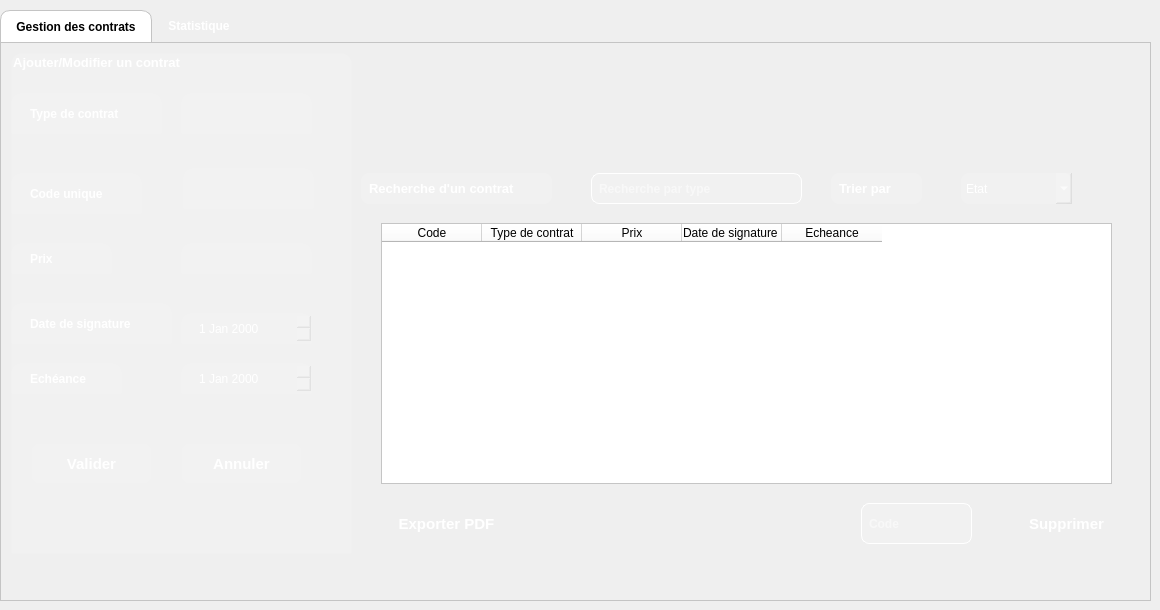
    <widget class="QWidget" name="page_3">
     <widget class="QTabWidget" name="tabWidget_3">
      <property name="geometry">
       <rect>
        <x>0</x>
        <y>10</y>
        <width>1151</width>
        <height>591</height>
       </rect>
      </property>
      <property name="font">
       <font>
        <bold>true</bold>
       </font>
      </property>
      <property name="styleSheet">
       <string notr="true">/* Style for the QTabWidget (the container) */
QTabWidget::pane {
    /* Removes the border around the content area */
    border: 1px solid #c4c4c4;
}

/* Style for the QTabBar (the tab buttons themselves) */
QTabBar {
    border-top-left-radius: 10px;
    border-top-right-radius: 10px;
}

/* Style for the selected tab */
QTabBar::tab:selected {
    background-color: white; /* White background for the active tab */
    color: black; /* Black text for the active tab */
    border: 1px solid #c4c4c4; /* A light border */
    border-bottom: none; /* No border at the bottom to blend with the content pane */
    border-top-left-radius: 10px;
    border-top-right-radius: 10px;
    padding: 8px 15px; /* Add some padding for spacing */
}

/* Style for the unselected tabs */
QTabBar::tab:!selected {
    background-color: transparent; /* Transparent background for inactive tabs */
    color: white; /* White text for inactive tabs */
    border: 1px solid transparent; /* Transparent border */
    padding: 8px 15px; /* Add some padding for spacing */
}

/* Style for the unselected tabs on hover */
QTabBar::tab:!selected:hover {
    background-color: rgba(255, 255, 255, 0.1); /* A subtle white transparency on hover */
}
</string>
      </property>
      <property name="currentIndex">
       <number>0</number>
      </property>
      <widget class="QWidget" name="tab_5">
       <attribute name="title">
        <string>Gestion des contrats</string>
       </attribute>
       <widget class="QGroupBox" name="groupBox_3">
        <property name="geometry">
         <rect>
          <x>10</x>
          <y>10</y>
          <width>341</width>
          <height>501</height>
         </rect>
        </property>
        <property name="font">
         <font>
          <pointsize>10</pointsize>
          <bold>true</bold>
         </font>
        </property>
        <property name="styleSheet">
         <string notr="true">background-color: white; /* White background for the active tab */
    color: black; /* Black text for the active tab */
    border: 1px solid #c4c4c4; /* A light border */
    border-bottom: none; /* No border at the bottom to blend with the content pane */
    border-top-left-radius: 10px;
    border-top-right-radius: 10px;
    padding: 8px 15px; /* Add some padding for spacing */

    background-color: transparent; /* Transparent background for inactive tabs */
    color: white; /* White text for inactive tabs */
    border: 1px solid transparent; /* Transparent border */
    padding: 8px 15px; /* Add some padding for spacing */


    background-color: rgba(255, 255, 255, 0.1); /* A subtle white transparency on hover */</string>
        </property>
        <property name="title">
         <string>Ajouter/Modifier un contrat</string>
        </property>
        <widget class="QLineEdit" name="lineEdit_8">
         <property name="geometry">
          <rect>
           <x>170</x>
           <y>40</y>
           <width>131</width>
           <height>41</height>
          </rect>
         </property>
         <property name="font">
          <font>
           <pointsize>9</pointsize>
           <bold>true</bold>
          </font>
         </property>
        </widget>
        <widget class="QLabel" name="label_16">
         <property name="geometry">
          <rect>
           <x>0</x>
           <y>120</y>
           <width>131</width>
           <height>41</height>
          </rect>
         </property>
         <property name="font">
          <font>
           <family>Segoe UI</family>
           <pointsize>9</pointsize>
           <italic>false</italic>
           <bold>true</bold>
          </font>
         </property>
         <property name="styleSheet">
          <string notr="true">font: 700 9pt &quot;Segoe UI&quot;;</string>
         </property>
         <property name="text">
          <string>Code unique</string>
         </property>
        </widget>
        <widget class="QLabel" name="label_17">
         <property name="geometry">
          <rect>
           <x>0</x>
           <y>190</y>
           <width>101</width>
           <height>31</height>
          </rect>
         </property>
         <property name="font">
          <font>
           <family>Segoe UI</family>
           <pointsize>9</pointsize>
           <italic>false</italic>
           <bold>true</bold>
          </font>
         </property>
         <property name="styleSheet">
          <string notr="true">font: 700 9pt &quot;Segoe UI&quot;;</string>
         </property>
         <property name="text">
          <string>Prix</string>
         </property>
        </widget>
        <widget class="QLabel" name="label_18">
         <property name="geometry">
          <rect>
           <x>0</x>
           <y>250</y>
           <width>161</width>
           <height>41</height>
          </rect>
         </property>
         <property name="font">
          <font>
           <family>Segoe UI</family>
           <pointsize>9</pointsize>
           <italic>false</italic>
           <bold>true</bold>
          </font>
         </property>
         <property name="styleSheet">
          <string notr="true">font: 700 9pt &quot;Segoe UI&quot;;</string>
         </property>
         <property name="text">
          <string>Date de signature</string>
         </property>
        </widget>
        <widget class="QLabel" name="label_19">
         <property name="geometry">
          <rect>
           <x>0</x>
           <y>310</y>
           <width>111</width>
           <height>31</height>
          </rect>
         </property>
         <property name="font">
          <font>
           <family>Segoe UI</family>
           <pointsize>9</pointsize>
           <italic>false</italic>
           <bold>true</bold>
          </font>
         </property>
         <property name="styleSheet">
          <string notr="true">font: 700 9pt &quot;Segoe UI&quot;;</string>
         </property>
         <property name="text">
          <string>Echéance</string>
         </property>
        </widget>
        <widget class="QLabel" name="label_20">
         <property name="geometry">
          <rect>
           <x>0</x>
           <y>40</y>
           <width>151</width>
           <height>41</height>
          </rect>
         </property>
         <property name="font">
          <font>
           <family>Segoe UI</family>
           <pointsize>9</pointsize>
           <italic>false</italic>
           <bold>true</bold>
          </font>
         </property>
         <property name="styleSheet">
          <string notr="true">font: 700 9pt &quot;Segoe UI&quot;;</string>
         </property>
         <property name="text">
          <string>Type de contrat</string>
         </property>
        </widget>
        <widget class="QLineEdit" name="lineEdit_17">
         <property name="geometry">
          <rect>
           <x>172</x>
           <y>115</y>
           <width>131</width>
           <height>41</height>
          </rect>
         </property>
         <property name="font">
          <font>
           <pointsize>9</pointsize>
           <bold>true</bold>
          </font>
         </property>
        </widget>
        <widget class="QLineEdit" name="lineEdit_18">
         <property name="geometry">
          <rect>
           <x>170</x>
           <y>190</y>
           <width>131</width>
           <height>31</height>
          </rect>
         </property>
         <property name="font">
          <font>
           <pointsize>9</pointsize>
           <bold>true</bold>
          </font>
         </property>
        </widget>
        <widget class="QDateEdit" name="dateEdit">
         <property name="geometry">
          <rect>
           <x>170</x>
           <y>260</y>
           <width>131</width>
           <height>31</height>
          </rect>
         </property>
         <property name="styleSheet">
          <string notr="true">background-color: rgba(255, 255, 255, 30); /* Semi-transparent white background */
    color: white; /* Text color */
    border: 1px solid white; /* A subtle, semi-transparent white border */
    border-radius: 8px; /* Rounded corners */
    padding: 5px; /* Adds space inside the widget for text, so it's not right up against the edges *</string>
         </property>
        </widget>
        <widget class="QDateEdit" name="dateEdit_2">
         <property name="geometry">
          <rect>
           <x>170</x>
           <y>310</y>
           <width>131</width>
           <height>31</height>
          </rect>
         </property>
         <property name="styleSheet">
          <string notr="true">background-color: rgba(255, 255, 255, 30); /* Semi-transparent white background */
    color: white; /* Text color */
    border: 1px solid white; /* A subtle, semi-transparent white border */
    border-radius: 8px; /* Rounded corners */
    padding: 5px; /* Adds space inside the widget for text, so it's not right up against the edges *</string>
         </property>
        </widget>
        <widget class="QPushButton" name="pushButton_10">
         <property name="geometry">
          <rect>
           <x>20</x>
           <y>390</y>
           <width>121</width>
           <height>41</height>
          </rect>
         </property>
         <property name="font">
          <font>
           <pointsize>11</pointsize>
           <bold>true</bold>
          </font>
         </property>
         <property name="styleSheet">
          <string notr="true">QPushButton {
    /* 1. Base Orange &quot;Sun&quot; Background (Gradient for a slight shine) */
    background-color: qlineargradient(
        x1: 0, y1: 0, x2: 0, y2: 1,
        stop: 0 #ff8c00,   /* Darker orange at the top */
        stop: 1 #ffa500    /* Lighter orange at the bottom */
    );
    color: white; /* White text for contrast */
    border: 2px solid transparent; /* Transparent border initially */
    border-radius: 8px;
    padding: 10px 20px;
    font-weight: bold;
}

QPushButton:hover {
    /* 2. Bright Contour (Border) when the mouse passes over */
    border: 2px solid #ffcc00; /* Bright yellow border (the glow) */
    background-color: qlineargradient(
        x1: 0, y1: 0, x2: 0, y2: 1,
        stop: 0 #ff951a,   /* Slightly brighter background on hover */
        stop: 1 #ffb01a
    );
}

QPushButton:pressed {
    /* 3. Darker press effect */
    background-color: rgb(0, 170, 127); /* Solid darker orange */
    border: 2px solid #ffcc00;
}</string>
         </property>
         <property name="text">
          <string>Valider</string>
         </property>
        </widget>
        <widget class="QPushButton" name="pushButton_14">
         <property name="geometry">
          <rect>
           <x>170</x>
           <y>390</y>
           <width>121</width>
           <height>41</height>
          </rect>
         </property>
         <property name="font">
          <font>
           <pointsize>11</pointsize>
           <bold>true</bold>
          </font>
         </property>
         <property name="styleSheet">
          <string notr="true">QPushButton {
    /* 1. Base Orange &quot;Sun&quot; Background (Gradient for a slight shine) */
    background-color: qlineargradient(
        x1: 0, y1: 0, x2: 0, y2: 1,
        stop: 0 #ff8c00,   /* Darker orange at the top */
        stop: 1 #ffa500    /* Lighter orange at the bottom */
    );
    color: white; /* White text for contrast */
    border: 2px solid transparent; /* Transparent border initially */
    border-radius: 8px;
    padding: 10px 20px;
    font-weight: bold;
}

QPushButton:hover {
    /* 2. Bright Contour (Border) when the mouse passes over */
    border: 2px solid #ffcc00; /* Bright yellow border (the glow) */
    background-color: qlineargradient(
        x1: 0, y1: 0, x2: 0, y2: 1,
        stop: 0 #ff951a,   /* Slightly brighter background on hover */
        stop: 1 #ffb01a
    );
}

QPushButton:pressed {
    /* 3. Darker press effect */
    background-color: rgb(0, 170, 127); /* Solid darker orange */
    border: 2px solid #ffcc00;
}</string>
         </property>
         <property name="text">
          <string>Annuler</string>
         </property>
        </widget>
       </widget>
       <widget class="QLabel" name="label_21">
        <property name="geometry">
         <rect>
          <x>360</x>
          <y>130</y>
          <width>191</width>
          <height>31</height>
         </rect>
        </property>
        <property name="font">
         <font>
          <pointsize>10</pointsize>
          <bold>true</bold>
         </font>
        </property>
        <property name="styleSheet">
         <string notr="true">
    background-color: rgba(255, 255, 255, 30); /* Semi-transparent white background */
    color: white; /* Text color */
  
    border-radius: 8px; /* Rounded corners */
    padding: 5px; /* Adds space inside the widget for text, so it's not right up against the edges */
</string>
        </property>
        <property name="text">
         <string>Recherche d'un contrat</string>
        </property>
       </widget>
       <widget class="QLabel" name="label_22">
        <property name="geometry">
         <rect>
          <x>830</x>
          <y>130</y>
          <width>91</width>
          <height>31</height>
         </rect>
        </property>
        <property name="font">
         <font>
          <pointsize>10</pointsize>
          <bold>true</bold>
         </font>
        </property>
        <property name="styleSheet">
         <string notr="true"> background-color: rgba(255, 255, 255, 30); /* Semi-transparent white background */
    color: white; /* Text color */
  
    border-radius: 8px; /* Rounded corners */
    padding: 5px; /* Adds space inside the widget for text, so it's not right up against the edges */
</string>
        </property>
        <property name="text">
         <string>Trier par</string>
        </property>
       </widget>
       <widget class="QComboBox" name="comboBox_3">
        <property name="geometry">
         <rect>
          <x>960</x>
          <y>130</y>
          <width>111</width>
          <height>31</height>
         </rect>
        </property>
        <property name="styleSheet">
         <string notr="true">background-color: rgba(255, 255, 255, 30); /* Semi-transparent white background */
    color: white; /* Text color */
  
    border-radius: 8px; /* Rounded corners */
    padding: 5px; /* Adds space inside the widget for text, so it's not right up against the edges */</string>
        </property>
        <property name="placeholderText">
         <string>Etat</string>
        </property>
        <item>
         <property name="text">
          <string>En cours</string>
         </property>
        </item>
        <item>
         <property name="text">
          <string>Signé</string>
         </property>
        </item>
        <item>
         <property name="text">
          <string>Expiré</string>
         </property>
        </item>
       </widget>
       <widget class="QLineEdit" name="lineEdit_19">
        <property name="geometry">
         <rect>
          <x>590</x>
          <y>130</y>
          <width>211</width>
          <height>31</height>
         </rect>
        </property>
        <property name="font">
         <font>
          <pointsize>9</pointsize>
          <bold>true</bold>
         </font>
        </property>
        <property name="styleSheet">
         <string notr="true">QLineEdit {
    background-color: rgba(255, 255, 255, 30); /* Semi-transparent white background */
    color: white; /* Text color */
    border: 1px solid white; /* A subtle, semi-transparent white border */
    border-radius: 8px; /* Rounded corners */
    padding: 5px; /* Adds space inside the widget for text, so it's not right up against the edges */
}</string>
        </property>
        <property name="placeholderText">
         <string>Recherche par type</string>
        </property>
       </widget>
       <widget class="QPushButton" name="pushButton_3">
        <property name="geometry">
         <rect>
          <x>360</x>
          <y>460</y>
          <width>171</width>
          <height>41</height>
         </rect>
        </property>
        <property name="font">
         <font>
          <pointsize>11</pointsize>
          <bold>true</bold>
         </font>
        </property>
        <property name="styleSheet">
         <string notr="true">QPushButton {
    /* 1. Base Orange &quot;Sun&quot; Background (Gradient for a slight shine) */
    background-color: qlineargradient(
        x1: 0, y1: 0, x2: 0, y2: 1,
        stop: 0 #ff8c00,   /* Darker orange at the top */
        stop: 1 #ffa500    /* Lighter orange at the bottom */
    );
    color: white; /* White text for contrast */
    border: 2px solid transparent; /* Transparent border initially */
    border-radius: 8px;
    padding: 10px 20px;
    font-weight: bold;
}

QPushButton:hover {
    /* 2. Bright Contour (Border) when the mouse passes over */
    border: 2px solid #ffcc00; /* Bright yellow border (the glow) */
    background-color: qlineargradient(
        x1: 0, y1: 0, x2: 0, y2: 1,
        stop: 0 #ff951a,   /* Slightly brighter background on hover */
        stop: 1 #ffb01a
    );
}

QPushButton:pressed {
    /* 3. Darker press effect */
    background-color: rgb(0, 170, 127); /* Solid darker orange */
    border: 2px solid #ffcc00;
}</string>
        </property>
        <property name="text">
         <string>Exporter PDF</string>
        </property>
       </widget>
       <widget class="QPushButton" name="pushButton_7">
        <property name="geometry">
         <rect>
          <x>1000</x>
          <y>460</y>
          <width>131</width>
          <height>41</height>
         </rect>
        </property>
        <property name="font">
         <font>
          <pointsize>11</pointsize>
          <bold>true</bold>
         </font>
        </property>
        <property name="styleSheet">
         <string notr="true">QPushButton {
    /* 1. Base Orange &quot;Sun&quot; Background (Gradient for a slight shine) */
    background-color: qlineargradient(
        x1: 0, y1: 0, x2: 0, y2: 1,
        stop: 0 #ff8c00,   /* Darker orange at the top */
        stop: 1 #ffa500    /* Lighter orange at the bottom */
    );
    color: white; /* White text for contrast */
    border: 2px solid transparent; /* Transparent border initially */
    border-radius: 8px;
    padding: 10px 20px;
    font-weight: bold;
}

QPushButton:hover {
    /* 2. Bright Contour (Border) when the mouse passes over */
    border: 2px solid #ffcc00; /* Bright yellow border (the glow) */
    background-color: qlineargradient(
        x1: 0, y1: 0, x2: 0, y2: 1,
        stop: 0 #ff951a,   /* Slightly brighter background on hover */
        stop: 1 #ffb01a
    );
}

QPushButton:pressed {
    /* 3. Darker press effect */
    background-color: rgb(0, 170, 127); /* Solid darker orange */
    border: 2px solid #ffcc00;
}</string>
        </property>
        <property name="text">
         <string>Supprimer</string>
        </property>
       </widget>
       <widget class="QTableWidget" name="tableWidget_3">
        <property name="geometry">
         <rect>
          <x>380</x>
          <y>180</y>
          <width>731</width>
          <height>261</height>
         </rect>
        </property>
        <property name="styleSheet">
         <string notr="true">background-color: rgb(255, 255, 255);
color: black;
</string>
        </property>
        <column>
         <property name="text">
          <string>Code</string>
         </property>
        </column>
        <column>
         <property name="text">
          <string>Type de contrat</string>
         </property>
        </column>
        <column>
         <property name="text">
          <string>Prix</string>
         </property>
        </column>
        <column>
         <property name="text">
          <string>Date de signature </string>
         </property>
        </column>
        <column>
         <property name="text">
          <string>Echeance</string>
         </property>
        </column>
       </widget>
       <widget class="QLineEdit" name="lineEdit_20">
        <property name="geometry">
         <rect>
          <x>860</x>
          <y>460</y>
          <width>111</width>
          <height>41</height>
         </rect>
        </property>
        <property name="font">
         <font>
          <pointsize>9</pointsize>
          <bold>true</bold>
         </font>
        </property>
        <property name="styleSheet">
         <string notr="true">QLineEdit {
    background-color: rgba(255, 255, 255, 30); /* Semi-transparent white background */
    color: white; /* Text color */
    border: 1px solid white; /* A subtle, semi-transparent white border */
    border-radius: 8px; /* Rounded corners */
    padding: 5px; /* Adds space inside the widget for text, so it's not right up against the edges */
}</string>
        </property>
        <property name="placeholderText">
         <string>Code</string>
        </property>
       </widget>
       <widget class="QLabel" name="label_45">
        <property name="geometry">
         <rect>
          <x>970</x>
          <y>-10</y>
          <width>191</width>
          <height>131</height>
         </rect>
        </property>
        <property name="styleSheet">
         <string notr="true">image: url(:/images/logo.png);
background-color: transparent;</string>
        </property>
        <property name="text">
         <string/>
        </property>
       </widget>
      </widget>
      <widget class="QWidget" name="tab_6">
       <attribute name="title">
        <string>Statistique</string>
       </attribute>
       <widget class="QWidget" name="widget_2" native="true">
        <property name="geometry">
         <rect>
          <x>70</x>
          <y>30</y>
          <width>791</width>
          <height>421</height>
         </rect>
        </property>
        <property name="styleSheet">
         <string notr="true">background-color: rgb(255, 255, 255);</string>
        </property>
       </widget>
      </widget>
     </widget>
    </widget>
